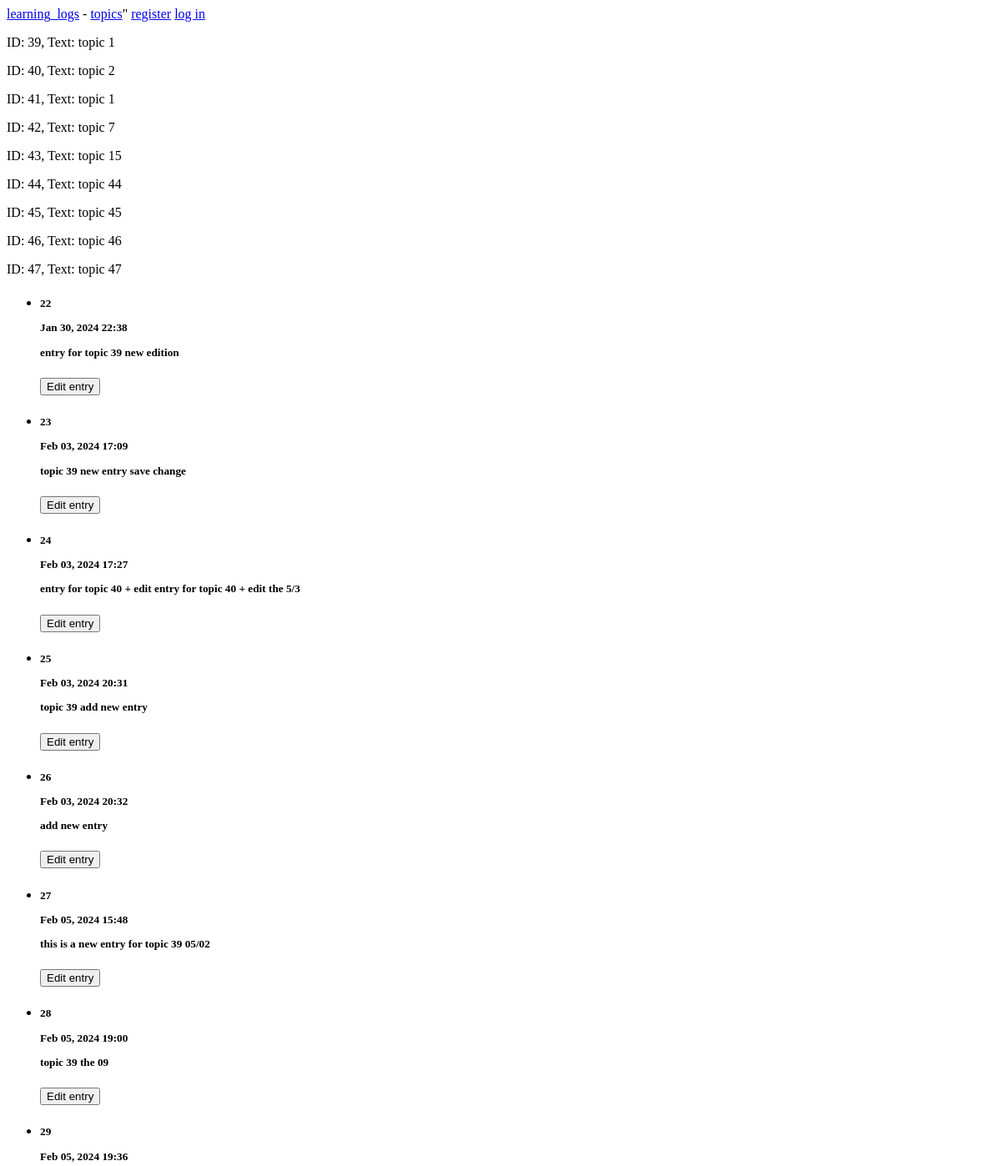
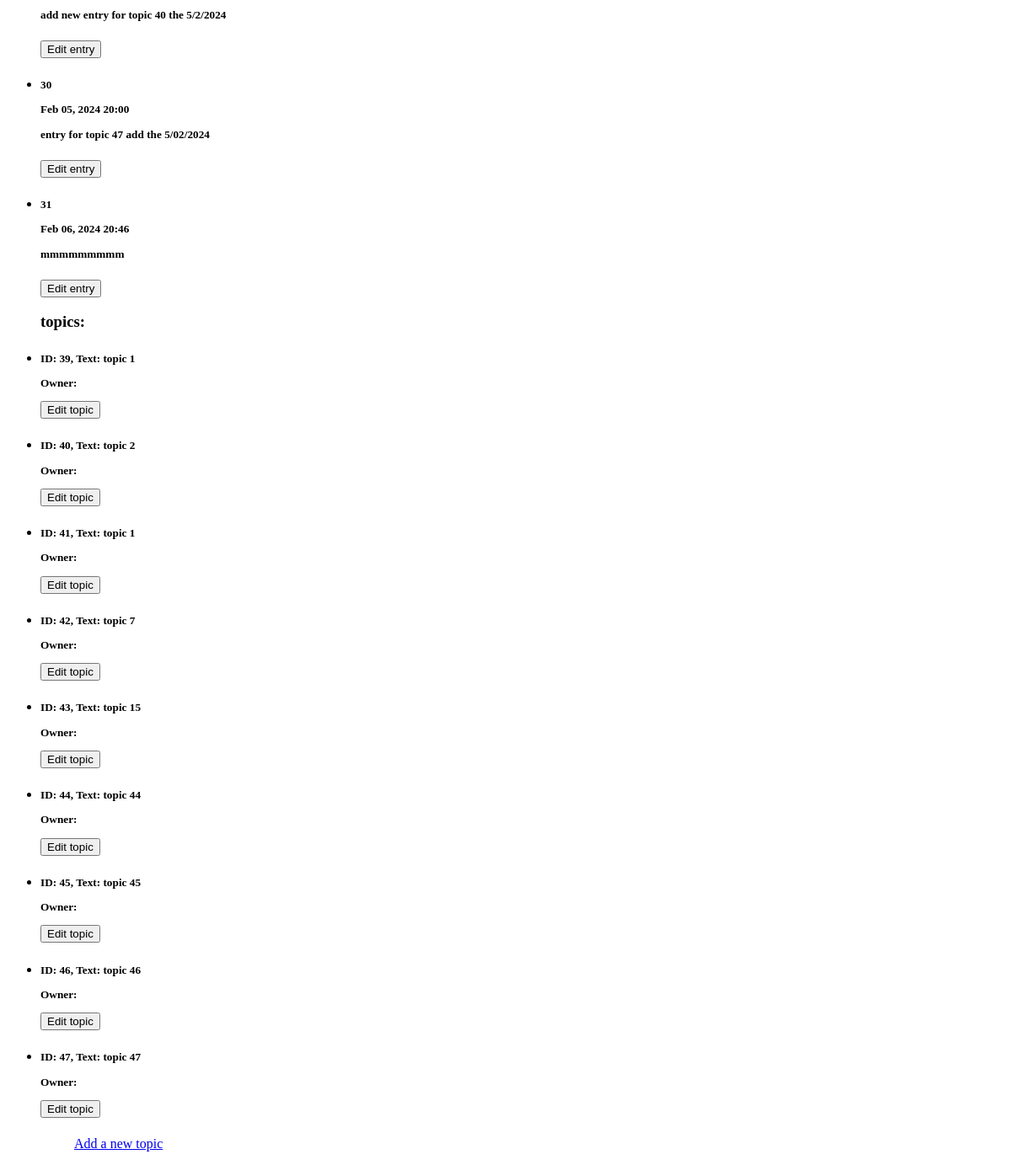
The page /topics/ on the database as committed earlier (2 pictures, top to bottom).
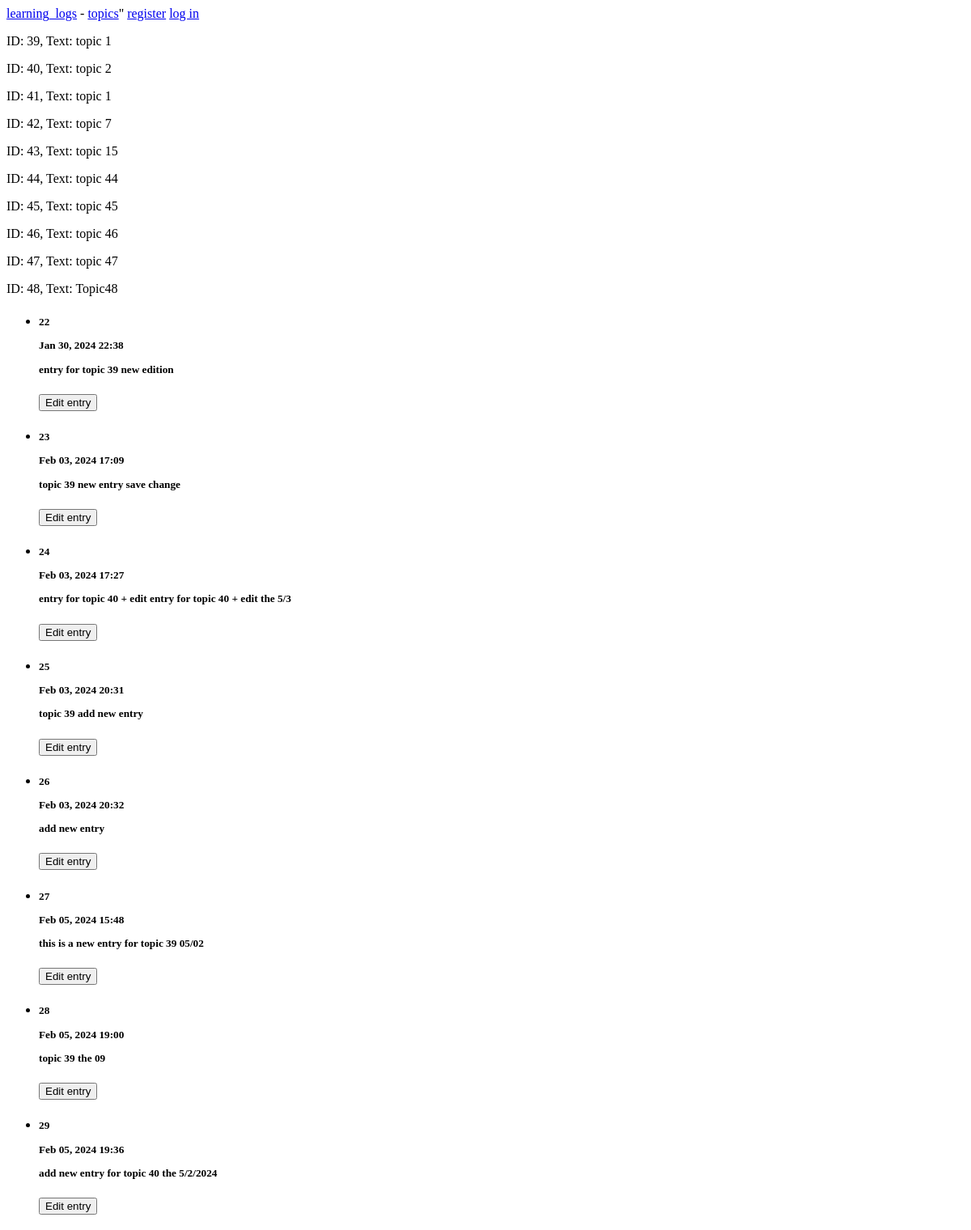
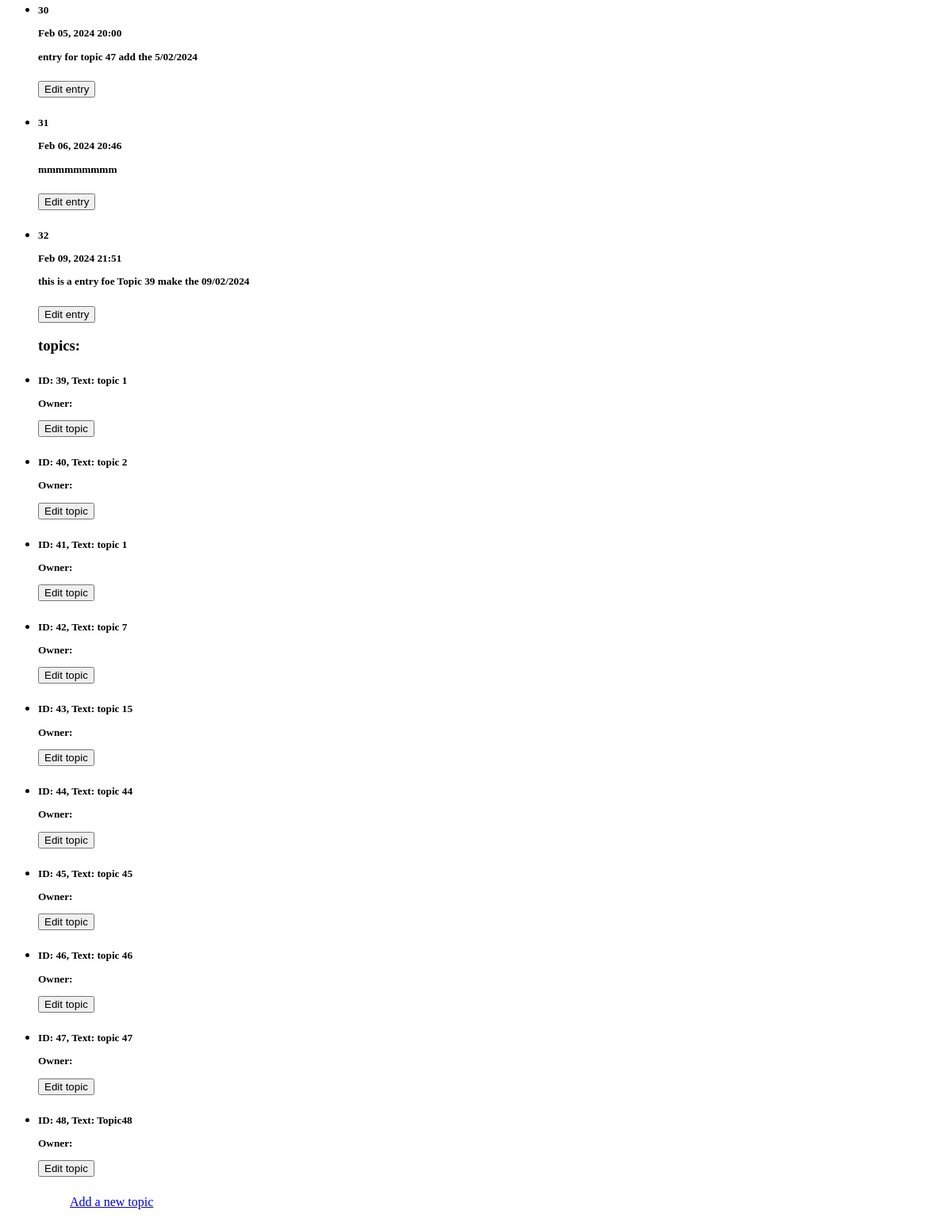
The same page on the database as committed later (2 pictures, top to bottom).
### learning_logs/models.py (models this page shows, shortened)
class Topic(models.Model):
    text = models.CharField(max_length=200)
    date_added = models.DateTimeField(auto_now_add=True)

class Entry(models.Model):
    topic = models.ForeignKey(Topic, on_delete=models.CASCADE)
    text = TextField(max_length=200)  # Using the custom TextField
    date_added = models.DateTimeField(auto_now_add=True)
    class Meta:
        verbose_name_plural = 'entries'

### learning_logs/views.py (the view)
# urls.py: url(r'^topics/$', views.topics, name='topics'),
def topics(request):
    topics = Topic.objects.order_by('date_added')  # Use a different variable name
    entries = Entry.objects.all()
    return render(request, 'learning_logs/topics.html', {'topics': topics, 'entries': entries})

### learning_logs/templates/learning_logs/topics.html (shortened to what this page needs)
{% extends "learning_logs/base.html" %}
{% block content %}
 <ul>
       {% for entry in entries %}
     <li>
      <h5>
      <p>{{ entry.id }}</p>
      <p>{{ entry.date_added|date:'M d, Y H:i' }}</p>
      <p>{{ entry.text|linebreaks }}</p>
      </h5>
     </li>
     <form action="{% url 'learning_logs:edit_entry' entry.id              %}" method="post">
       <button type="submit">Edit entry</button>
     </form>
     {% empty %}
     <li>
       There are no entries for this topic yet.
      <li>
     {% endfor %}
<h3>
<p>topics: {{ topic }}</p>
</h3>
{% for topic in topics %}
<li>
  <h5>
      <p>ID: {{ topic.id }}, Text: {{ topic.text }}</p>
    <p>Owner: {{ topic.owner.username }}</p>
      <form action="{% url 'learning_logs:topic' topic.id              %}" method="post">
        <button type="submit">Edit topic</button>
      </form>
  </h5>
</li>
{% empty %}
  <li>
    <h5>
    There are no entries for this topic yet.
    </h5>
  <li>
{% endfor %}
<ul>
<a href="{% url 'learning_logs:new_topic' %}">Add a new topic</a>
{% endblock content %}

### learning_logs/templates/learning_logs/base.html
<p>
<a href="{% url 'learning_logs:index' %}">learning_logs</a>
-
<a href="{% url 'learning_logs:topics'  %}">topics</a>"
{% if user.is_authenticated %}
    Hello, {{ user.username }}
    <a href="{% url 'users:logout' %}">log out</a>
{% else %}
    <a href="{% url 'users:register' %}">register</a>
    <a href="{% url 'users:login' %}">log in</a>
 {% endif %}
<p>
{% for topic in topics %}
    <p>ID: {{ topic.id }}, Text: {{ topic.text }}</p>
{% endfor %}
{% block content %}
 {% endblock content %}

Rows that differ between the two databases and show on the page:
added Topic: id "48", text "Topic48"
added Entry: id "32", date_added "Feb 09, 2024 21:51", text "this is a entry foe Topic 39 make the 09/02/2024"
